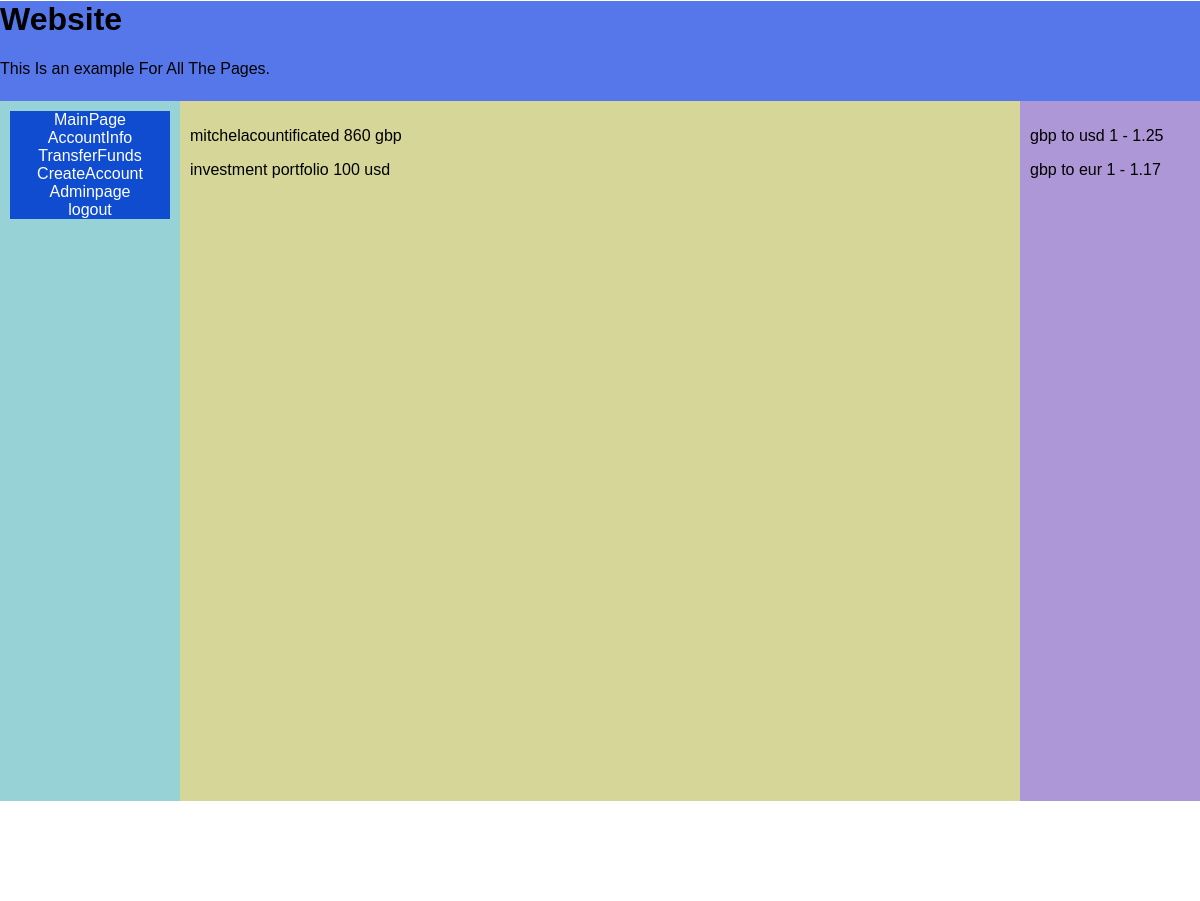
Screenshot of /pages/mainpage.php (signed in) with the database file from the repository.
### tables this page shows
CREATE TABLE "Currency" (
	"CurrencyId"	INTEGER NOT NULL UNIQUE,
	"Togbp"	REAL NOT NULL,
	"name"	TEXT NOT NULL,
	PRIMARY KEY("CurrencyId")
);

### pages/mainpage.php (the view, shortened to what this page needs)
<!DOCTYPE html>
<html lang="en">
<head>
<link rel="stylesheet" href="../css/thecss.css">
</head>
<body>
<?php
include '../assets/headerbar.php';
?>
<div class = "row">
  <?php
  include '../assets/left_sidebar.php';
  ?>
  <div class = "column centre">
    <?php
    $db = new SQLite3('../db/db.db');
    $userid = $_SESSION["user_id"];
    $sql = "SELECT Account_Table.Ballance,Account_Table.Name,Currency.name From Account_Table
    Join Currency On Account_Table.CurrencyId = Currency.CurrencyId
    Where UserId = '$userid'";
    $results = $db->query($sql);
    $result = $results->fetchArray();
    while($result != False){
      echo "<p>".$result["Name"]."  ".$result["Ballance"]." ".$result["name"]."</p>";
      $result = $results->fetchArray();
    }
    ?>
  </div>
  <div class = "column right">
  <?php
    $sql = "SELECT Togbp,name From Currency where CurrencyId > 1";
    $results = $db->query($sql);
    $result = $results->fetchArray();
    while($result != False){
      echo "<p> gbp to ".$result["name"]."  1 - ".$result["Togbp"]."</p>";
      $result = $results->fetchArray();
    }
    ?>
  </div>
</div>
</body>
</html>

### css/thecss.css (style rules this page uses)
html, body { height: 100%; width: 100%; margin: 0px; }
.row { height: 100%; padding-top: 0px; }
.row:after { content: ""; display: table; clear: both; }
.column { float: left; padding: 10px; max-width: 100%; height: calc(100% - 100px); }
.centre { background-color: #d5d697; width: 70%; }
.right { background-color: #ad97d6; width: 15%; }

### pages/mainpage.php (style rules this page uses)
* { box-sizing: border-box; }
body { font-family: Arial, Helvetica, sans-serif; }

### assets/headerbar.php (style rules this page uses)
* { box-sizing: border-box; }
body { font-family: Arial, Helvetica, sans-serif; }

### assets/left_sidebar.php (style rules this page uses)
* { box-sizing: border-box; }
body { font-family: Arial, Helvetica, sans-serif; }

### rows the page displays
currency: name "usd", Togbp "1.25"
currency: name "eur", Togbp "1.17"

### other values shown
$result["Name"] "mitchelacountificated"
$result["Ballance"] "860"
$result["name"] "gbp"
$result["Name"] "investment portfolio"
$result["Ballance"] "100"
$result["name"] "usd"
